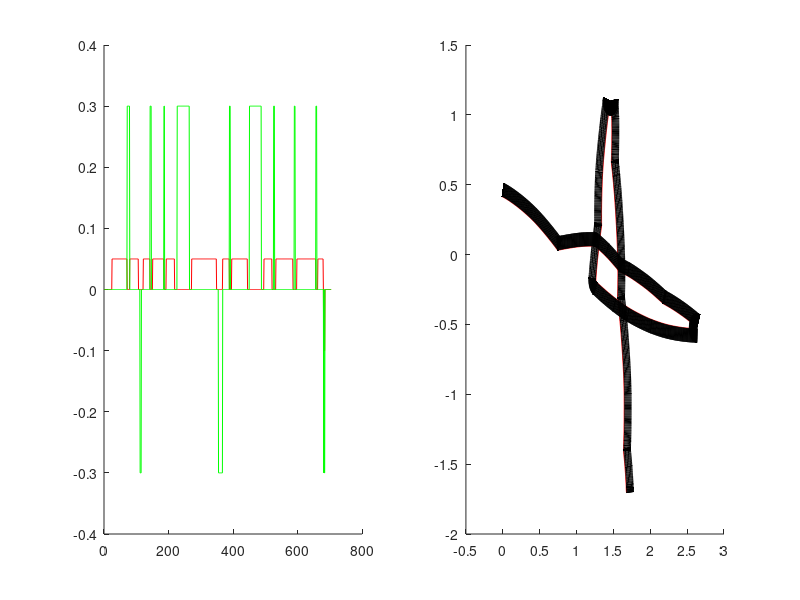
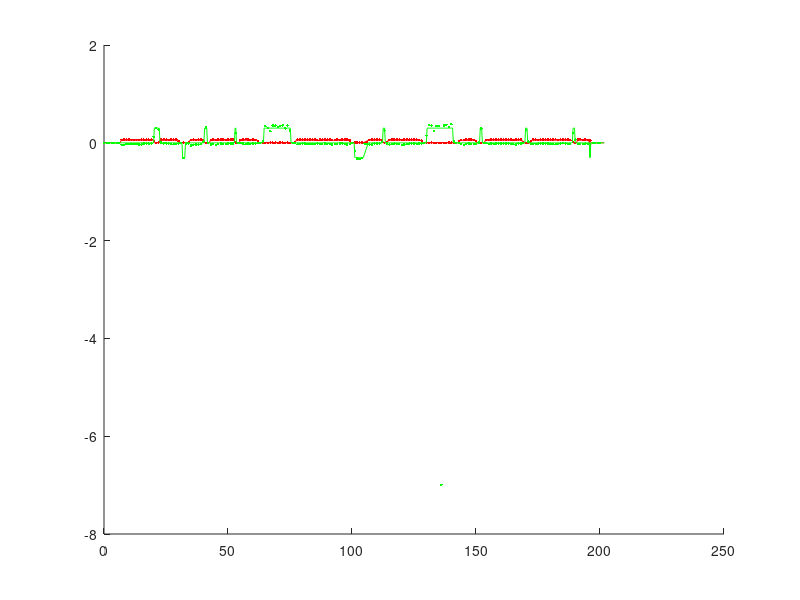
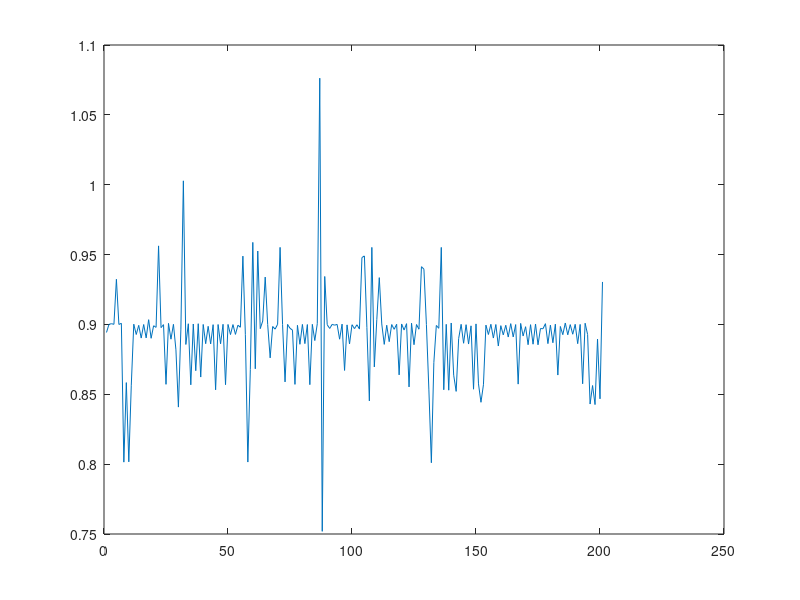

MATLAB code for these plots, in order: (Note: this script raises an error after producing the figures.)
close all;
clear all;
clc;

command = load('_robot2_cmd_vel_fixed.txt');
odometry = load('_robot2_odom.txt');

%extract predicted commands
time_command = command(:, 1)/10^9;
time_command = time_command - time_command(1);
v = command(:, 2);
w = command(:, 7);

%extract odometry (ony the yaw angle is needed for ground robots)
time = odometry(:, 1)/10^9;
time = time - time(1);
x = odometry(:, 4:6);
q = odometry(:, 7:10); q1 = q(:,1); q2 = q(:,2); q3 = q(:,3); q4 = q(:,4);
theta = atan2(2*(q4.*q3+q1.*q2),(1-2*(q2.*q2+q3.*q3)));
r = [cos(theta'); sin(theta'); zeros(1, length(theta))];
uz = [zeros(1, length(theta)); zeros(1, length(theta)); ones(1, length(theta))];
rp = cross(uz, r);

%plot the raw measurements
figure(1);
h = subplot(1, 2, 1);
hold on;
plot(h, v, 'r');
plot(h, w, 'g');
h = subplot(1, 2, 2);
hold on;
plot(h, x(:,1), x(:,2), 'r');
line([x(:,1) (x(:,1) + 0.1*rp(1,:)')]', [x(:,2) (x(:,2) + 0.1*rp(2,:)')]', 'color', 'k');

%compute odometry speeds
dt = (time(10:10:end) - time(1:10:end-10));
dx_odometry = x(10:10:end, 1:2) - x(1:10:end-10, 1:2);
%pdx_odometry = cross(uz(:, 2:end)', [dx_odometry zeros(size(x, 1)-1, 1)]);
%pdx_odometry = pdx_odometry(:, 1:2);
n_odometry = sqrt(sum(dx_odometry.*dx_odometry, 2));
v_odometry = n_odometry./dt;
% n_odometry(n_odometry == 0) = 1;
%c_theta = sum(dx_odometry(2:end, :).*dx_odometry(1:end-1, :), 2)./(n_odometry(2:end).*n_odometry(1:end-1));
%s_theta = sum(dx_odometry(2:end, :).*pdx_odometry(1:end-1, :), 2)./(n_odometry(2:end).*n_odometry(1:end-1));
%theta_aux = atan2(s_theta, c_theta);
%w_odometry_aux = (theta_aux(2:end) - theta_aux(1:end-1))./(time(4:end) - time(3:end-1));
w_odometry = (theta(10:10:end) - theta(1:10:end-10))./dt;

%plot odometry speeds vs command speeds
figure(2);
hold on;
t = time(1:10:end-10);
plot(time_command, v, 'r');
plot(t, v_odometry, '.r');
plot(time_command, w, 'g');
plot(t, w_odometry, '.g');
% plot(time(4:end), w_odometry_aux, '.b');

%plot odometry time
figure(3);
plot(dt);

%compute odometry noise
figure(2);
pause;
[x y] = ginput(4);
v_odometry_l = v_odometry( logical((t > x(1)) .* (t < x(2))) );
w_odometry_l = w_odometry( logical((t > x(3)) .* (t < x(4))) );
w_odometry_l1 = w_odometry( logical((t > x(1)) .* (t < x(2))) );
q1 = std(v_odometry_l)/0.05
q2 = std(w_odometry_l)/0.3
bias = mean(w_odometry_l1)/0.05
err = std(w_odometry_l1)/0.05

%results:
%-command overshoot of 15% of the command signal
%-negative rotation bias of 0.02
%-noise std of 10% of the command signal
